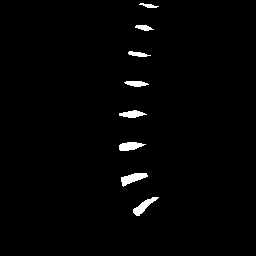
#> input picture joint_mask.png, 256 x 256 px
$ jupyter execute --allow-errors t2_mapping_costabel_seeger_stempel.ipynb
#> lines starting #> are read from the running program, lines starting #| are printed output that depends on the picture; after the words box and inside, x2 and y2 are one past the last pixel; in counts of white or black regions, pixels touching at a corner belong together
## Imports

[cell 1]
import numpy as np
import os
import SimpleITK as sitk
from matplotlib import pyplot as plt
import cv2
import gui

imagepath = r'LWS\Referenzdaten_Siemens_Proband02_LWS_T2mapping+Volumetry\\'

def list_files(dir_path):
    files = os.listdir(dir_path)
    return [file for file in files if file.startswith("REF02_1.MR.2")]

## Define spinal disc regions with mask image

[cell 2]
'''Define joint regions by drawing contours on the image and save the contours as a mask'''
mask_image = cv2.imread('joint_mask.png', 0)
#> mask_image: shape (256, 256); 1.5% white; 8 white regions

_, thresh = cv2.threshold(mask_image, 250, 255, cv2.THRESH_BINARY)
contours, _ = cv2.findContours(thresh, cv2.RETR_EXTERNAL, cv2.CHAIN_APPROX_SIMPLE)
#> contours = 8 contours; box (x1, y1, x2, y2) and area: (121, 173, 148, 187) 168, (133, 197, 159, 216) 152, (119, 142, 146, 151) 138, (119, 110, 147, 118) 109, (124, 81, 149, 87) 80, (128, 51, 151, 57) 56, (135, 25, 154, 31) 54, (139, 3, 159, 8) 32

masks = []
for contour in contours:
    mask = np.zeros_like(mask_image)
    cv2.drawContours(mask, [contour], 0, 255, -1)
    masks.append(mask)
#> this loop made 8 passes
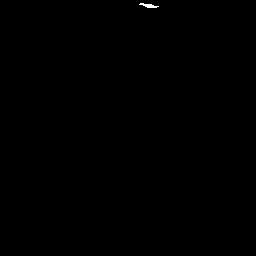
#> mask: shape (256, 256); 0.08% white; 1 white region, box (x1, y1, x2, y2) and area: (139, 3, 159, 8) 52
#> after the loop, masks = 8 items

# Sort masks by their y position
masks = sorted(masks, key=lambda x: np.min(np.where(x == 255)[0]))

#show masks for debugging
if(False):
    for mask in masks:
        plt.imshow(mask, cmap='gray')
        plt.show()

[cell 3]
plt.imshow(mask_image, cmap='gray')

### load all images and use the slice location to keep only the center slices, then sort all images by their echotime

#> (a cell that did not finish here is left out)

[cell 5]
#iterate over all masks and calculate the t2 value for each pixel in the mask and write them into a new img
t2_images = []
t2_means = []
plt.figure(figsize=(20, 20))
ncols = 3
nrows = (len(masks)+1) // ncols + ((len(masks)+1) % ncols > 0)
#> nrows = 3
#> (the rest of this cell did not finish here and is left out)
